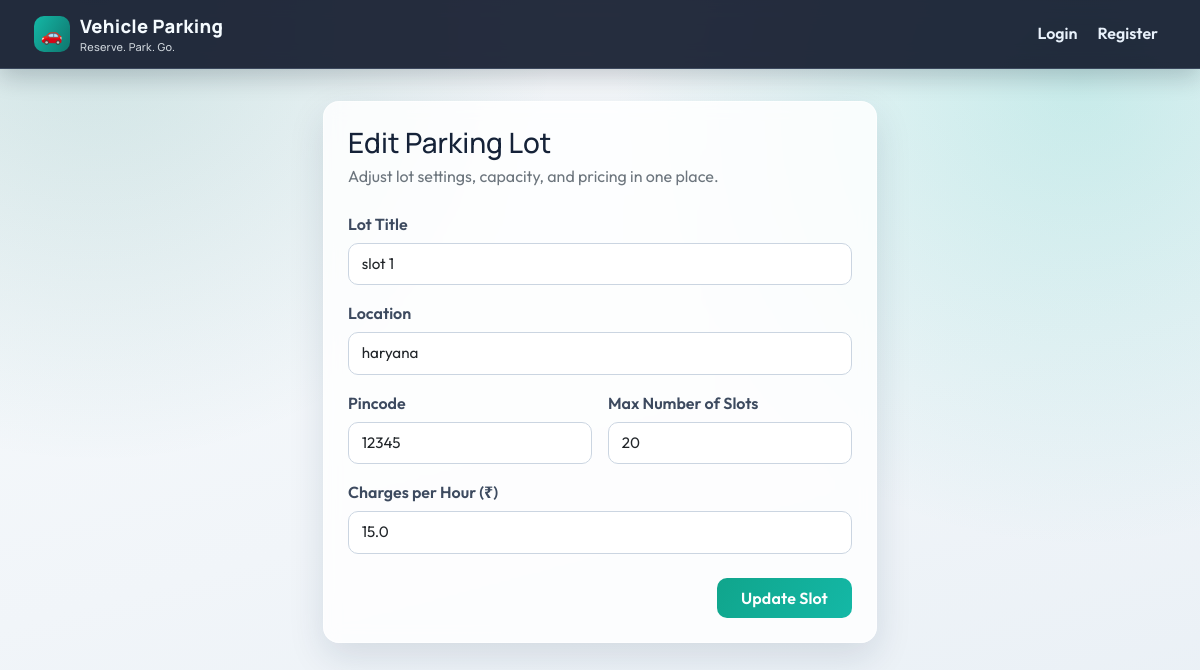
The app's page /slot/1/edit, older data.
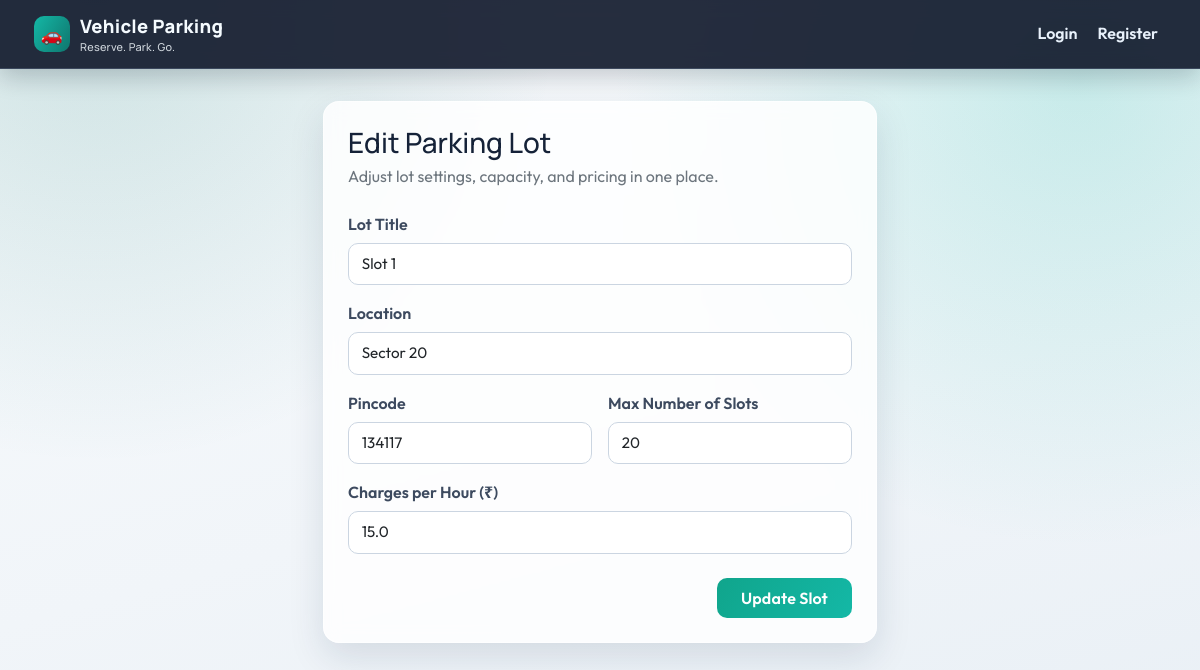
The same page, newer data.
### models.py (models this page shows)
class LotInfo(db.Model):
    __tablename__ = 'lots_info'
    lot_id = db.Column(db.Integer, primary_key=True)
    lot_title = db.Column(db.String(120), nullable=False)
    lot_location = db.Column(db.String(200))
    lot_zip = db.Column(db.String(10))
    rate_per_hr = db.Column(db.Float, nullable=False)
    total_slots = db.Column(db.Integer, nullable=False)
    slot_list = db.relationship('LotSlot', backref='parent_lot', cascade="all, delete", lazy=True)

### routes.py (the view)
    @app.route('/slot/<int:slot_id>/edit')
    def edit_slot(slot_id):
        slot = LotInfo.query.get(slot_id)
        if not slot:
            flash("Slot not found.")
            return redirect(url_for('admin_login'))
        return render_template('edit_slot.html', slot=slot)

### app.py (called while the page is built)
@app.context_processor
def inject_nav_context():
    user_id = session.get('user_id')
    user = AppUser.query.get(user_id) if user_id else None
    return {
        'nav_user': user,
        'nav_is_admin': bool(session.get('is_admin'))
    }

### templates/edit_slot.html (shortened to what this page needs)
{% extends "layout.html" %}
{% block content %}
<div class="row justify-content-center">
    <div class="col-12 col-md-8 col-lg-6">
        <section class="panel">
            <div class="panel-header">
                <h3 class="mb-1">Edit Parking Lot</h3>
                <p class="text-secondary mb-0">Adjust lot settings, capacity, and pricing in one place.</p>
            </div>
            <div class="panel-body pt-2">
                <form method="POST" action="{{ url_for('edit_slot_post', slot_id=slot.lot_id) }}">
                    <div class="mb-3">
                        <label for="lot_title" class="form-label">Lot Title</label>
                        <input type="text" class="form-control" id="lot_title" name="lot_title" value="{{ slot.lot_title }}" required>
                    </div>
                    <div class="mb-3">
                        <label for="location" class="form-label">Location</label>
                        <input type="text" class="form-control" id="location" name="location" value="{{ slot.lot_location }}" required>
                    </div>
                    <div class="row g-3">
                        <div class="col-sm-6">
                            <label for="pincode" class="form-label">Pincode</label>
                            <input type="text" class="form-control" id="pincode" name="pincode" value="{{ slot.lot_zip }}" required>
                        </div>
                        <div class="col-sm-6">
                            <label for="number_of_slots" class="form-label">Max Number of Slots</label>
                            <input type="number" class="form-control" id="number_of_slots" name="number_of_slots" value="{{ slot.total_slots }}" required>
                        </div>
                    </div>
                    <div class="mt-3 mb-4">
                        <label for="charges_per_hour" class="form-label">Charges per Hour (₹)</label>
                        <input type="number" class="form-control" id="charges_per_hour" name="charges_per_hour" value="{{ slot.rate_per_hr }}" required>
                    </div>
                    <div class="d-flex justify-content-end">
                        <button type="submit" class="btn btn-success px-4">Update Slot</button>
                    </div>
                </form>
            </div>
        </section>
    </div>
</div>
{% endblock %}

Row changes from the older to the newer data that the page shows:
changed LotInfo: lot_title "slot 1" → "Slot 1"; location "haryana" → "Sector 20"; pincode "12345" → "134117"
